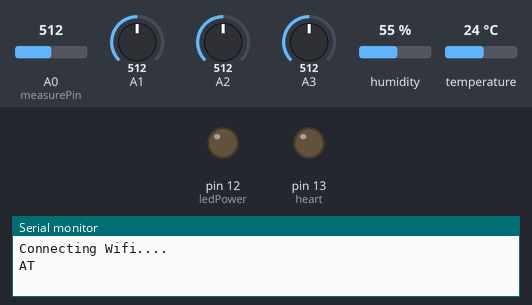
This sketch was run on a simulated Arduino Leonardo, built with avr-gcc and run on an emulated ATmega32U4. Parts: output pins drawn as LEDs (lit = HIGH), the last lines printed to the serial monitor. Inputs (shaded band) come from the test bench; at power-on: A0 (measurePin) = 512, A1 = 512, A2 = 512, A3 = 512, humidity 55 %, temperature 24 °C. The modem accepts every AT command (registered, SIM ready, sends succeed) and sends nothing else.

Above: at 1.1 s.
At 31.2 s:
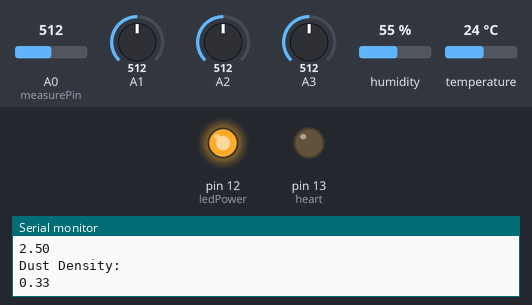
At 123.3 s:
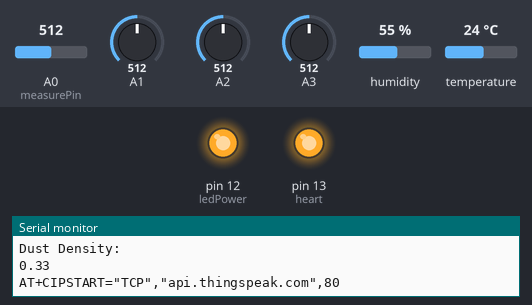
Timing chart, 0 to 124.8 s (numbered marks = the images above):
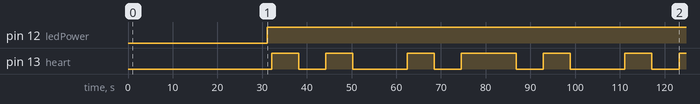

The sketch:

MOBILE_SENSOR_VEHICLE1.ino
```cpp
//#include <LiquidCrystal.h>
#include <stdio.h>
#include <stdlib.h>
#include <string.h>
#include<dht.h>
#include <SoftwareSerial.h>
//#include <TinyGPS++.h>
//
//#define RXPin 8
//#define TXPin 9


int measurePin = A0;
int ledPower = 12;

unsigned int samplingTime = 280;
unsigned int deltaTime = 40;
unsigned int sleepTime = 9680;

float voMeasured = 0;
float calcVoltage = 0;
//float dustDensity;
// voMeasured = analogRead(measurePin);
//calcVoltage = voMeasured*(5.0/1024);
float dustDensity = 0.17*calcVoltage-0.1;


#include<Timer.h>
Timer t;

SoftwareSerial Serial1(6, 7);
//SoftwareSerial gpsSerial(RXPin, TXPin);
//
//TinyGPSPlus gps;


#define heart 13

char *api_key="MGT0FO9TXKGVC8FA";     // Enter your Write API key from ThingSpeak
static char postUrl[150];
void httpGet(String ip, String path, int port=80);


#define dht_dpin 2
//LiquidCrystal lcd(13, 12, 5, 4, 3, 2);


dht DHT;
//char MOISTURE_buff[20],CO_buff[20];
//int MOISTURE_Value;


int COsensor=A3;
int CO2sensor=A1;
int SO2sensor=A2;

  int coValue;
  int co2Value;
  int so2Value;

//int nValue;
//int pValue;
//int kValue;
//unsigned long int avgValue;  //Store the average value of the sensor feedback
//float b;
int buf[10],temp;
void setup()
{
    Serial.begin(9600);
//    lcd.begin(16, 2);
// gpsSerial.begin(9600);
    Serial.println("WEB APPLICATION BASED REALTIME LOCALITE AIR QUALITY MONITORING AND PREDICTION USING ML");
    delay(1000);
//    lcd.clear();
//    lcd.setCursor(0,0);
//    lcd.print("CROP YIELD");
//    lcd.setCursor(0,1);
//    lcd.print(" PREDICTION...");
//    delay(2000);
    Serial1.begin(9600);
   Serial.begin(9600);
//   lcd.clear();
//   lcd.print("WIFI Connecting");
//   lcd.setCursor(0,1);
//   lcd.print("Please wait....");

  pinMode(ledPower,OUTPUT);


   Serial.println("Connecting Wifi....");
   connect_wifi("AT",1000);
   connect_wifi("AT+CWMODE=1",1000);
   connect_wifi("AT+CWQAP",1000);
   connect_wifi("AT+RST",5000);
   connect_wifi("AT+CWJAP=\"Karan\",\"123456789\"",10000);
   Serial.println("Wifi Connected");
//   lcd.clear();
//   lcd.print("WIFI Connected.");
   pinMode(heart, OUTPUT);
   delay(2000);
   t.oscillate(heart, 1000, LOW);
   t.every(20000, send2server);

}

void loop()
{
//  while (gpsSerial.available() > 0) {
//    if (gps.encode(gpsSerial.read())) {
//      Serial.print("Latitude: ");
//      Serial.println(gps.location.lat(), 6);
//      Serial.print("Longitude: ");
//      Serial.println(gps.location.lng(), 6);
//      delay(1000);
//    }
//  }

  CO_MEASUREMENT();

  CO2_MEASUREMENT();

  SO2_MEASUREMENT();

  HUMIDITY_MEASUREMENT();
  delay(1000);
  DUST();


//  lcd.print("N:");
//  lcd.print(nValue);
//  lcd.setCursor(6, 0);
//  lcd.print("P:");
//  lcd.print(pValue);
//  lcd.setCursor(0, 1);
//   lcd.print("K:");
//  lcd.print(kValue);
//  delay(1000);

  t.update();

}

char Serial_read(void)
{
      char ch;
      while(Serial.available() == 0);
      ch = Serial.read();
      return ch;
}

void HUMIDITY_MEASUREMENT(void)
{
    DHT.read11(dht_dpin);
    Serial.print("Humidity: ");
    Serial.print(DHT.humidity);   // printing Humidity on LCD
    Serial.print(" %");
    Serial.print("  ");

    delay(500);

    Serial.print("Temperature:");
    Serial.print(DHT.temperature);   // Printing temperature on LCD
    Serial.print(" C");
    Serial.println("  ");
    delay(500);

 }
void CO_MEASUREMENT()
{
  coValue=analogRead(A3);
  Serial.print("CO: ");
  Serial.println(coValue);
  delay(1000);
}
void CO2_MEASUREMENT()
{
 co2Value=analogRead(A1);
  Serial.print("CO2: ");
  Serial.println(co2Value);
  delay(1000);

}
void SO2_MEASUREMENT()
{
  so2Value=analogRead(A2);
  Serial.print("SO2: ");
  Serial.println(so2Value);
  delay(1000);

}
void DUST()
{
  digitalWrite(ledPower,LOW);
  delayMicroseconds(samplingTime);

  voMeasured = analogRead(measurePin);

  delayMicroseconds(deltaTime);
  digitalWrite(ledPower,HIGH);
  delayMicroseconds(sleepTime);

  calcVoltage = voMeasured*(5.0/1024);
  dustDensity = 0.17*calcVoltage-0.1;

  if ( dustDensity < 0)
  {
    dustDensity = 0.00;
  }

  Serial.println("Raw Signal Value (0-1023):");
  Serial.println(voMeasured);

  Serial.println("Voltage:");
  Serial.println(calcVoltage);

  Serial.println("Dust Density:");
  Serial.println(dustDensity);

  delay(1000);

}
void send2server()
{
  char humidityStr[8];
  char tempStr[8];
//  char moistureStr[8];

  char coValueStr[8];
  char co2ValueStr[8];
  char so2ValueStr[8];
  char dustDensityStr[8];


  dtostrf(DHT.temperature, 5, 3, tempStr);
  dtostrf(DHT.humidity, 5, 3, humidityStr);
//  dtostrf(MOISTURE_Value, 5, 3, moistureStr);
  dtostrf(coValue, 5, 3, coValueStr);

  dtostrf(co2Value, 5, 3, co2ValueStr);
  dtostrf(so2Value, 5, 3, so2ValueStr);
  dtostrf(dustDensity, 5, 3, dustDensityStr);


  sprintf(postUrl, "update?api_key=%s&field1=%s&field2=%s&field3=%s&field4=%s&field5=%s&field6=%s",api_key,humidityStr,tempStr,coValueStr,co2ValueStr,so2ValueStr,dustDensityStr);
  httpGet("api.thingspeak.com", postUrl, 80);
}

//GET https://api.thingspeak.com/update?api_key=SIWOYBX26OXQ1WMS&field1=0

void httpGet(String ip, String path, int port)
{
  int resp;
  String atHttpGetCmd = "GET /"+path+" HTTP/1.0\r\n\r\n";
  //AT+CIPSTART="TCP","192.168.20.200",80
  String atTcpPortConnectCmd = "AT+CIPSTART=\"TCP\",\""+ip+"\","+port+"";
  connect_wifi(atTcpPortConnectCmd,1000);
  int len = atHttpGetCmd.length();
  String atSendCmd = "AT+CIPSEND=";
  atSendCmd+=len;
  connect_wifi(atSendCmd,1000);
  connect_wifi(atHttpGetCmd,1000);
}

void connect_wifi(String cmd, int t)
{
  int temp=0,i=0;
  while(1)
  {
//    lcd.clear();
//    lcd.print(cmd);
    Serial.println(cmd);
    Serial1.println(cmd);
    while(Serial1.available())
    {
      if(Serial1.find("OK"))

      i=8;
    }
    delay(t);
    if(i>5)
    break;
    i++;
  }
  if(i==8)
  {
   Serial.println("OK");
//   lcd.clear();
//        lcd.setCursor(0,1);
//      lcd.print("OK");
  }
  else
  {
   Serial.println("Error");
//         lcd.setCursor(0,1);
//      lcd.print("Error");
  }
}
```

Measured:
- by itself, pin 12 (ledPower): LOW → HIGH at 31.1 s
- by itself, pin 13 (heart): LOW → HIGH at 32.1 s, → LOW 6.0 s later, → HIGH 6.0 s later, → LOW 6.0 s later, … (13 changes in this stretch)
